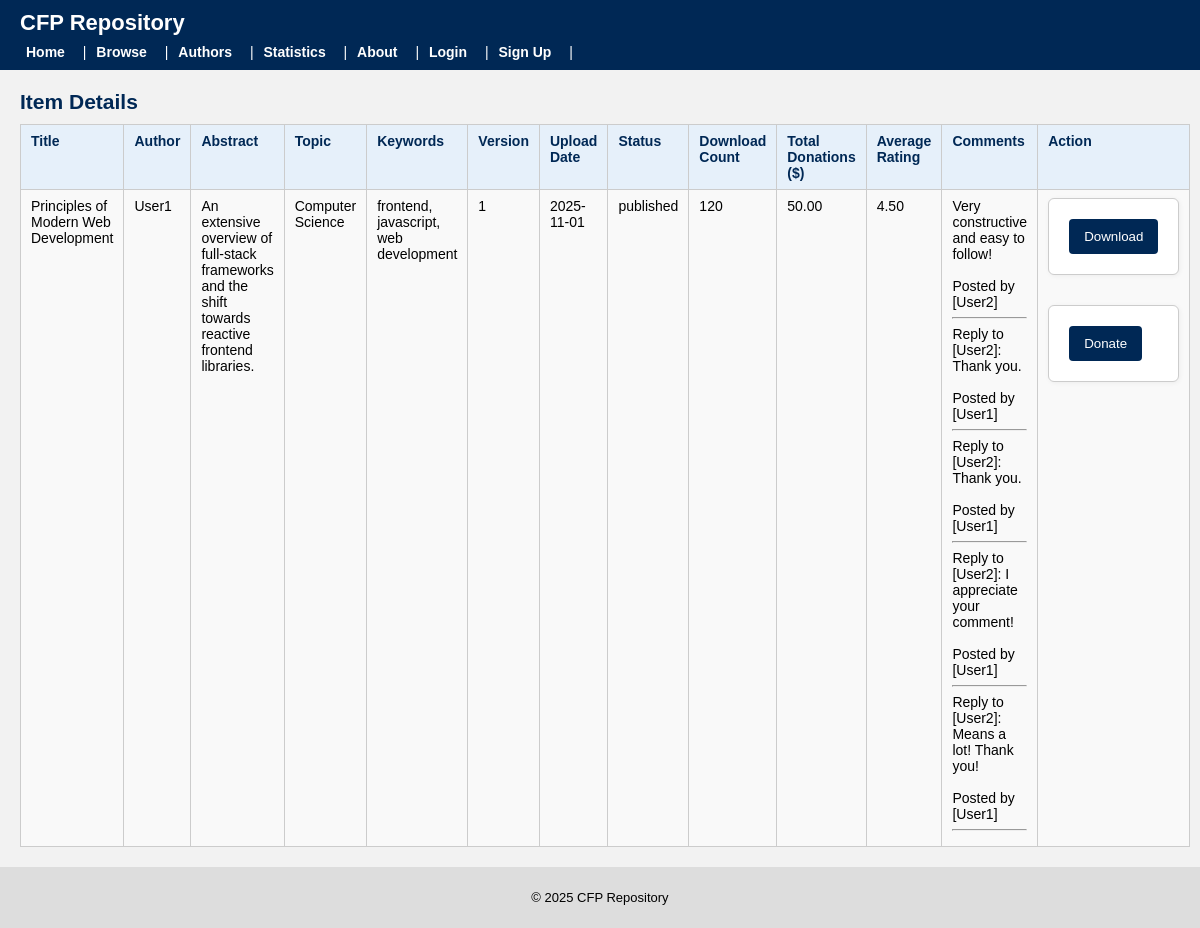
The page /item.php?text_id=1 on the database its author committed.
### tables this page shows
CREATE TABLE `text` (
  `text_id` int(11) NOT NULL,
  `author_orcid` varchar(20) DEFAULT NULL,
  `title` varchar(255) NOT NULL,
  `abstract` text DEFAULT NULL,
  `topic` varchar(100) DEFAULT NULL,
  `version` int(11) NOT NULL DEFAULT 1,
  `upload_date` date NOT NULL,
  `status` enum('draft','under_review','published','archived') DEFAULT 'draft',
  `download_count` int(11) DEFAULT NULL,
  `total_donations` decimal(10,2) DEFAULT NULL,
  `avg_rating` decimal(3,2) DEFAULT NULL
);

CREATE TABLE `member` (
  `member_id` int(11) NOT NULL,
  `name` varchar(100) NOT NULL,
  `organization` varchar(100) NOT NULL,
  `primary_email` varchar(100) NOT NULL,
  `recovery_email` varchar(100) DEFAULT NULL,
  `password_hash` varchar(255) NOT NULL,
  `pseudonym` varchar(50) NOT NULL,
  `verification_matrix` varchar(255) DEFAULT NULL,
  `matrix_expiry_date` date DEFAULT NULL,
  `join_date` date NOT NULL,
  `status` enum('active','suspended','blacklisted') DEFAULT 'active',
  `download_limit` int(11) DEFAULT NULL,
  `street` varchar(100) DEFAULT NULL,
  `city` varchar(50) DEFAULT NULL,
  `state` varchar(50) DEFAULT NULL,
  `country` varchar(50) DEFAULT NULL,
  `postal_code` varchar(20) DEFAULT NULL,
  `introduced_by` int(11) DEFAULT NULL
);

### item.php (the view, shortened to what this page needs)
<?php
require 'db.php';
include 'header.php';
$text_id = (int) $_GET['text_id'];
$sql_text_details = "SELECT * FROM text WHERE text_id = $text_id";
$result_text_details = mysqli_query($conn, $sql_text_details);
if ($result_text_details) {
    if (mysqli_num_rows($result_text_details) > 0) {
        $first_row = mysqli_fetch_assoc($result_text_details);
        $show_actions_column = ($first_row['status'] !== 'under_review');
        $rows = array();
        $rows[] = $first_row;
        echo '
        <h2>Item Details</h2>
            <table border="1">
                <tr>
                    <th>Title</th>
                    <th>Author</th>
                    <th>Abstract</th>
                    <th>Topic</th>
                    <th>Keywords</th>
                    <th>Version</th>
                    <th>Upload Date</th>
                    <th>Status</th>
                    <th>Download Count</th>
                    <th>Total Donations ($)</th>
                    <th>Average Rating</th>
                    <th>Comments</th>';
        if ($show_actions_column) {
            echo '<th>Action</th>';
        }
        echo '
                </tr>
        ';
        foreach ($rows as $row) {
            $keywords = array();
            $text_id = (int)$row['text_id'];
            $author_name = "-";
            if (!empty($row['author_orcid'])) {
                $author_orcid_sql = mysqli_real_escape_string($conn, $row['author_orcid']);
                $sql_author_name = "
                    SELECT m.name
                    FROM author a
                    JOIN member m
                        ON a.member_id = m.member_id
                    WHERE a.orcid = '$author_orcid_sql'
                    LIMIT 1
                ";
                $result_author_name = mysqli_query($conn, $sql_author_name);
                if ($result_author_name && mysqli_num_rows($result_author_name) > 0) {
                    $row_author_name = mysqli_fetch_assoc($result_author_name);
                    $author_name = $row_author_name['name'];
                }
            }
            $sql_text_keywords = "SELECT keyword
                                FROM text_keyword
                                WHERE text_id = $text_id";
            $result_text_keywords = mysqli_query($conn, $sql_text_keywords);
            while ($row_kw = mysqli_fetch_assoc($result_text_keywords)) {
                $keywords[] = $row_kw['keyword'];
            }
            $comments = array();
            $sql_text_comments = "SELECT comment_id, member_id, content
                                  FROM comment
                                  WHERE text_id = $text_id";
            $result_text_comments = mysqli_query($conn, $sql_text_comments);
            while ($row_comments = mysqli_fetch_assoc($result_text_comments)) {
                $comment = $row_comments['content'];
                $sql_member_name = "SELECT name
                                    FROM member
                                    WHERE member_id = " . (int)$row_comments['member_id'];
                $result_member_name = mysqli_query($conn, $sql_member_name);
                $row_member_name = mysqli_fetch_assoc($result_member_name);
                $member_name = $row_member_name['name'];
                $comments[]    = $comment . "\n\n" . "Posted by [$member_name]";
            }
            $keywords_string = implode(", ", $keywords);
            echo '
                <tr>
                    <td>' . htmlspecialchars($row['title']) . '</td>
                    <td>' . htmlspecialchars($author_name) . '</td>
                    <td>' . htmlspecialchars($row['abstract']) . '</td>
                    <td>' . htmlspecialchars($row['topic']) . '</td>
                    <td>' . htmlspecialchars($keywords_string) . '</td>
                    <td>' . htmlspecialchars($row['version']) . '</td>
                    <td>' . htmlspecialchars($row['upload_date']) . '</td>
                    <td>' . htmlspecialchars($row['status']) . '</td>
                    <td>' . htmlspecialchars($row['download_count']) . '</td>
                    <td>' . htmlspecialchars($row['total_donations']) . '</td>
                    <td>' . htmlspecialchars($row['avg_rating']) . '</td>
                    <td>';
                    for ($i = 0; $i < count($comments); $i++) {
                        echo nl2br(htmlspecialchars($comments[$i])) . '<br>';
                        echo '<hr>';
                    }
                    echo   '</td>';
                    if ($show_actions_column) {
                        echo '
                    <td>
                        <form method="post" action="download.php">
                            <input type="hidden" name="text_id" value="'. $row['text_id'] . '">
                            <button type="submit" name="download">Download</button>
                        </form>
                        <form method="post" action="donate.php">
                            <input type="hidden" name="text_id" value="'. htmlspecialchars($row['text_id']) . '">
                            <button type="submit" name="donate">Donate</button>
                        </form>
                    ';
                        echo '
                    </td>
                ';
                    }
            echo '
                </tr>
            ';
        }
        echo '</table>';
    }
}
?>
<?php include 'footer.php'; ?>

### css/style.css (style rules this page uses)
:root { --primary: #002855; --secondary: #f2f2f2; --accent: #005fa3; --danger: #b30000; }
body { font-family: Arial, Helvetica, sans-serif; font-size: 14px; margin: 0; padding: 0 20px; background-color: var(--secondary); }
h2, h3, h4 { margin-top: 20px; margin-bottom: 10px; color: var(--primary); }
table { border-collapse: collapse; width: 100%; margin: 10px 0 20px 0; background-color: #ffffff; }
th, td { border: 1px solid #cccccc; padding: 8px 10px; text-align: left; vertical-align: top; }
th { background-color: #e6f0fa; font-weight: bold; color: var(--primary); }
tr:nth-child(even) { background-color: #f9f9f9; }
form { max-width: 400px; padding: 20px; background-color: white; border: 1px solid #ccc; border-radius: 6px; box-shadow: 1px 1px 5px rgba(0,0,0,0.05); margin-bottom: 30px; }
button[type="submit"] { background-color: var(--primary); color: white; padding: 10px 15px; border: none; border-radius: 4px; cursor: pointer; }
table { border-collapse: collapse; width: 80%; max-width: 900px; margin: 10px auto 20px; background-color: #ffffff; }

### rows shown on the page
text: title "Principles of Modern Web Development", member.name "User1", abstract "An extensive overview of full-stack frameworks and the shift towards reactive frontend libraries.", topic "Computer Science", keywords_string "frontend, javascript, web development", version "1", upload_date "2025-11-01", status "published", download_count "120", total_donations "50.00", avg_rating "4.50", i "Very constructive and easy to follow! Posted by [User2]", i "Reply to [User2]: Thank you. Posted by [User1]", i "Reply to [User2]: I appreciate your comment! Posted by [User1]", i "Reply to [User2]: Means a lot! Thank you! Posted by [User1]"
